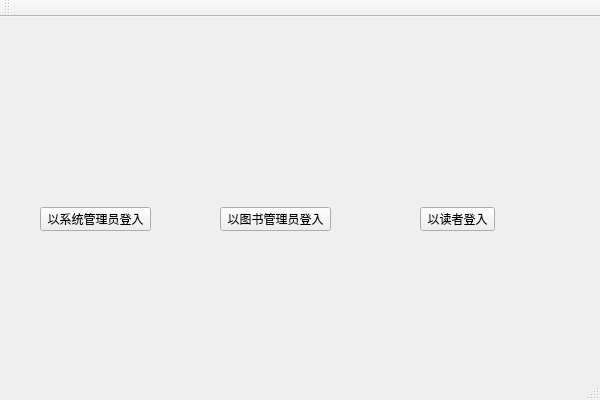
<?xml version="1.0" encoding="UTF-8"?>
<ui version="4.0">
 <class>LMSClass</class>
 <widget class="QMainWindow" name="LMSClass">
  <property name="geometry">
   <rect>
    <x>0</x>
    <y>0</y>
    <width>600</width>
    <height>400</height>
   </rect>
  </property>
  <property name="windowTitle">
   <string>LMS</string>
  </property>
  <widget class="QWidget" name="centralWidget">
   <widget class="QPushButton" name="sysManagerBtn">
    <property name="geometry">
     <rect>
      <x>40</x>
      <y>190</y>
      <width>111</width>
      <height>24</height>
     </rect>
    </property>
    <property name="text">
     <string>以系统管理员登入</string>
    </property>
   </widget>
   <widget class="QPushButton" name="bookManagerBtn">
    <property name="geometry">
     <rect>
      <x>220</x>
      <y>190</y>
      <width>111</width>
      <height>24</height>
     </rect>
    </property>
    <property name="text">
     <string>以图书管理员登入</string>
    </property>
   </widget>
   <widget class="QPushButton" name="bookReaderBtn">
    <property name="geometry">
     <rect>
      <x>420</x>
      <y>190</y>
      <width>75</width>
      <height>24</height>
     </rect>
    </property>
    <property name="text">
     <string>以读者登入</string>
    </property>
   </widget>
  </widget>
  <widget class="QMenuBar" name="menuBar">
   <property name="geometry">
    <rect>
     <x>0</x>
     <y>0</y>
     <width>600</width>
     <height>22</height>
    </rect>
   </property>
  </widget>
  <widget class="QToolBar" name="mainToolBar">
   <attribute name="toolBarArea">
    <enum>TopToolBarArea</enum>
   </attribute>
   <attribute name="toolBarBreak">
    <bool>false</bool>
   </attribute>
  </widget>
  <widget class="QStatusBar" name="statusBar"/>
 </widget>
 <layoutdefault spacing="6" margin="11"/>
 <resources>
  <include location="LMS.qrc"/>
 </resources>
 <connections/>
</ui>
